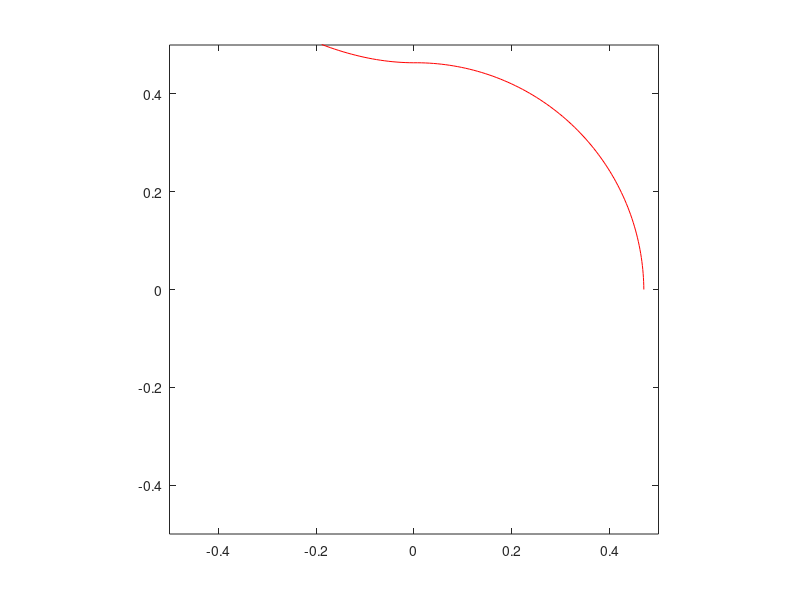

This figure's MATLAB source:
clc
clear all
close all

%%%%%%%%%%%%%%%%%%%%%%%%%%%%  Euler-Cromer  %%%%%%%%%%%%%%%%%%%%%%%%
h=0.001;
t=0:h:1;
N=length(t);
r=zeros(2,N);
rs=zeros(N);
v=zeros(2,N);
ang=zeros(N);
a=zeros(2,N);

r(1,1)=0.47;  %%%   y=0
rs(1)=0.47;
v(2,1)=8.2;   %%%   vx=0
ang(1)=0;



for i=1:N-1
    ac=-(norm(v(:,i)))^2/rs(i);
    a(1,i)=ac*cos(ang(i));
    a(2,i)=ac*sin(ang(i));
    v(:,i+1)=v(:,i)+a(:,i)*h;
    r(:,i+1)=r(:,i)+v(:,i+1)*h; 
    rs(i+1)=norm(r(:,i+1));
    ang(i+1)=atan(r(2,i+1)/r(1,i+1));
end

plot(r(1,:),r(2,:),"-r")
axis([-0.5 0.5 -0.5 0.5])
set(gca,'PlotBoxAspectRatio',[1 1 1])

